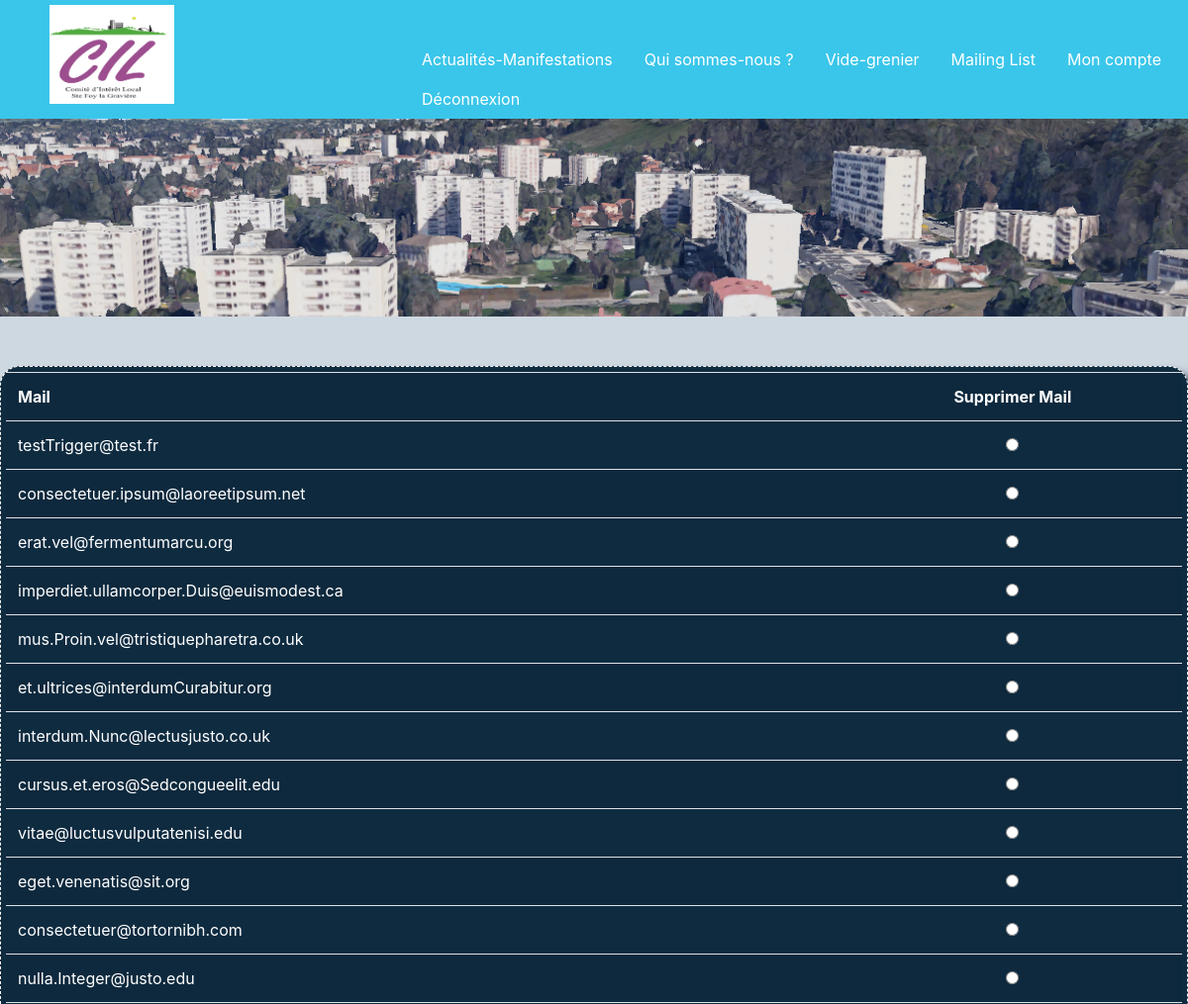
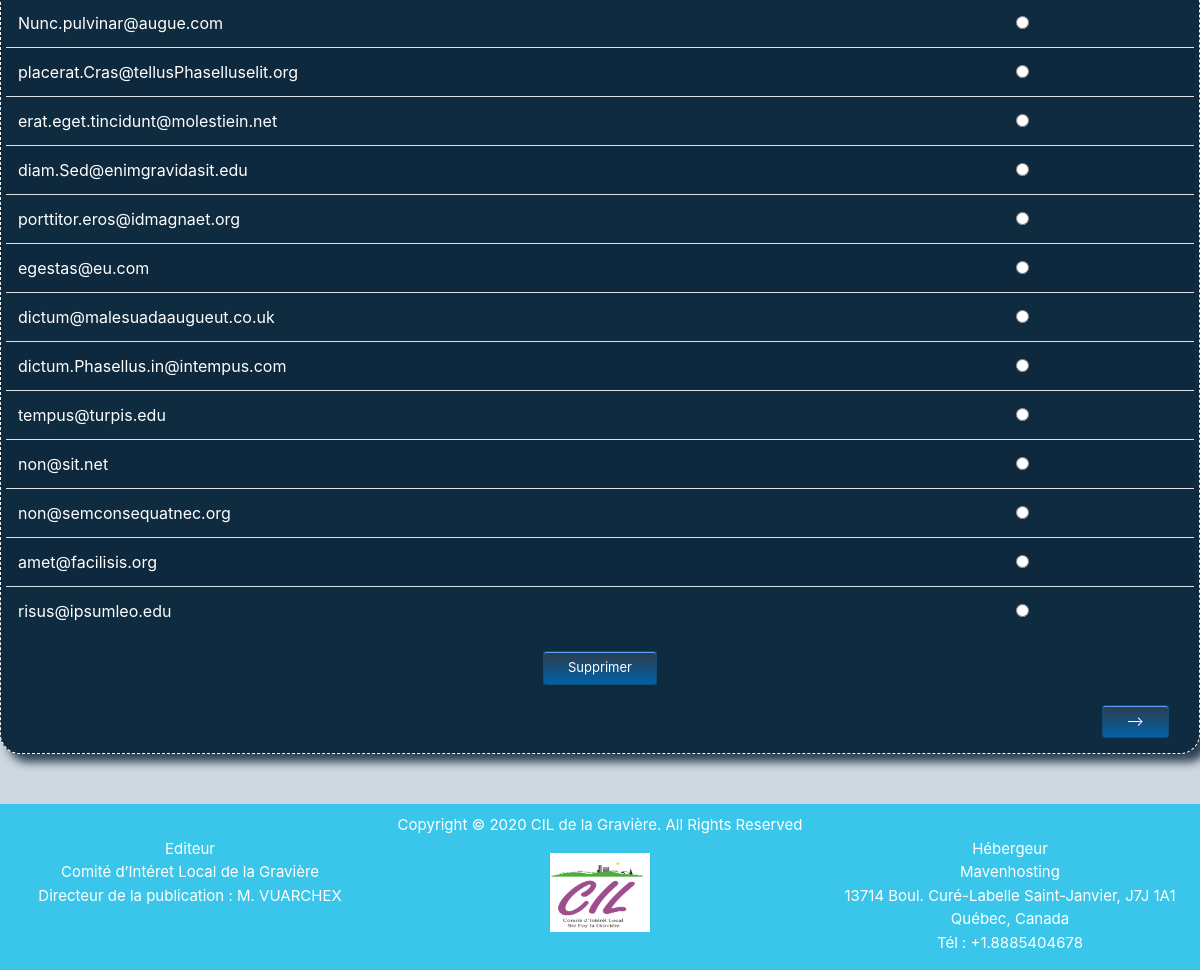
The app's page /Vide_grenier_V0.2/php/admin_mailing.php (signed in), older data (2 pictures, top to bottom).
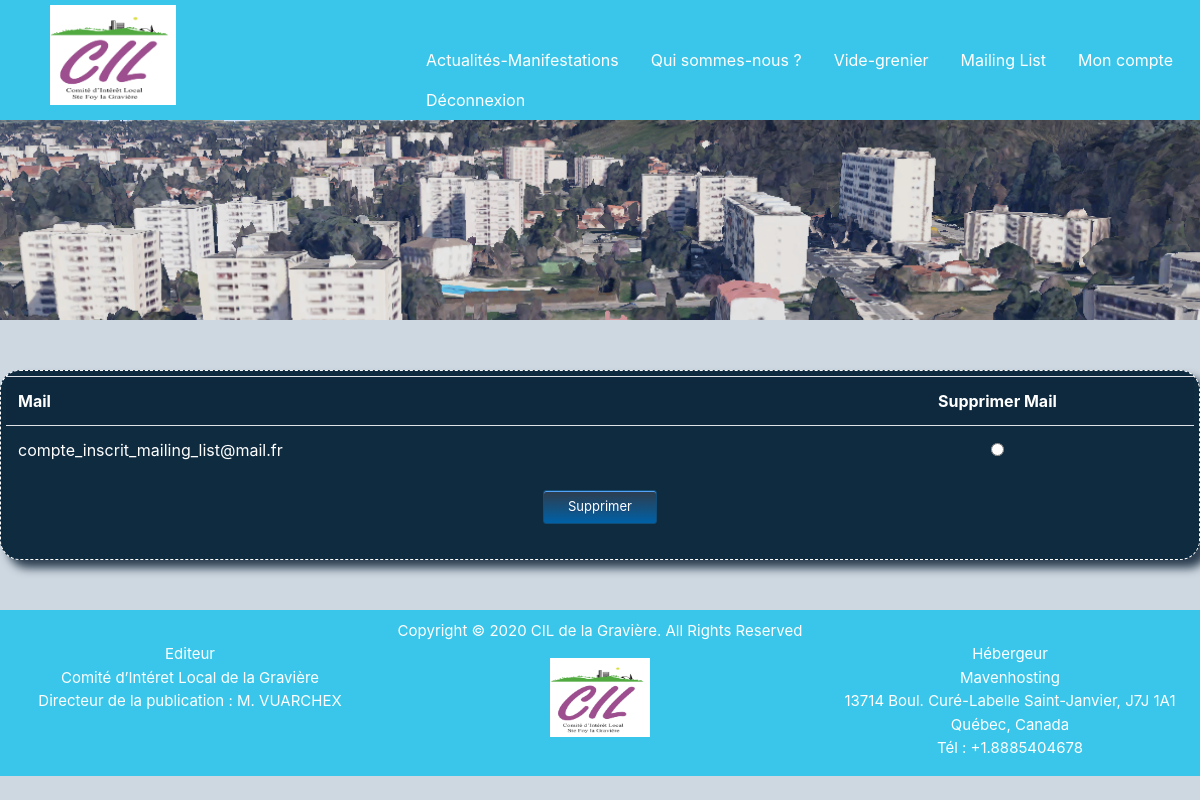
The same page, newer data.
### tables this page shows
CREATE TABLE `mailing_list` (
    `ID_ML` int(11) PRIMARY KEY NOT NULL AUTO_INCREMENT, 
    `MAIL_ML` varchar(50) DEFAULT NULL
  );

### Vide_grenier_V0.2/php/admin_mailing.php (the view, shortened to what this page needs)
<?php
if (isset($_SESSION['id_util']) && $_SESSION["admin"] == 1) {
?>
    <!DOCTYPE html>
    <html lang="fr">
    <head>
        <link rel="stylesheet" href="../css/bootstrap.min.css">
        <link rel="stylesheet" href="../css/monstyle.css">
    </head>
    <body>
        <?php
        include 'inc_header.php';
        ?>
        <main id="listeMail">
            <?php
            try {
                include 'inc_bdd.php';
                $countMail = "SELECT COUNT(*) FROM mailing_list";
                $resultatCount = $base->prepare($countMail);
                $resultatCount->execute();
                $nbrMail = $resultatCount->fetchColumn();
                $nbrPage = (int) ($nbrMail / 25) + 1;
                if (isset($_GET['page'])) {
                    $page = $_GET['page'];
                } else {
                    $page = 1;
                }
                $nbrLigneBase = ($page - 1) * 3;
                $select_mail =  "SELECT * FROM mailing_list LIMIT $nbrLigneBase, 25";
                $resultat_select = $base->prepare($select_mail);
                $resultat_select->execute();
                $table = "<table class=\"table table-striped\"><tr><th>Mail</th><th class=\"text-center\">Supprimer Mail</th></tr>";
                while ($ligne = $resultat_select->fetch()) {
                    $table .= "<tr><td>" . $ligne['MAIL_ML'] . "</td><td class=\"text-center\"><input type=\"radio\" id=\"" . $ligne['ID_ML'] . "\" name=\"choix_ml\" value=\"" . $ligne['ID_ML'] . "\"></td>";
                }
                $table .= "</table>";
                echo "<section class = \"boxSite\">";
                echo "<form method=\"POST\" action=\"admin_erase_ml.php\" id=\"formSuppMl\">";
                echo $table;
                echo "<div class=\"text-center\"><button class=\"bouton\" type=\"submit\">Supprimer</button></div></form>";
                echo "<section class=\"row\" id=\"suivantPrecedent\">";
                if ($page != 1) {
                    echo "<div class=\"text-left col-md-6\"><a class=\"bouton\" href=\"admin_mailing.php?page=" . ($page - 1) . "\"><--</a></div>";
                } else {
                    echo "<div class=\"text-left col-md-6\"></div>";
                }
                if ($page != $nbrPage) {
                    echo "<div class=\"text-right col-md-6\"><a class=\"bouton\" href=\"admin_mailing.php?page=" . ($page + 1) . "\">--></a></div>";
                } else {
                    echo "<div class=\"text-right col-md-6\"></div>";
                }
                echo "</section>";
                echo "</section>";
            } catch (Exception $e) {
                die('Erreur : ' . $e->getMessage());
            } finally {
                $base = null;
            }
            ?>
        </main>
        <?php
        include 'inc_footer.php';
        ?>
    </body>
    </html>
<?php
} else {
    header("Location:accueil.php");
}
?>

### Vide_grenier_V0.2/php/inc_header.php
<header id="en_tete">
<div class="row">
    <div id="logo" class="col-md-4">
    <a href="accueil.php"><img id="logoHead" src="../images/logo.png" class="img-fluid" alt="Logo"></a>
    </div>
    <nav id="menu_nav" class="col-md-8">
        <ul class="nav nav-pills">
            <li class="nav-item"><a class="nav-link" href="accueil.php">Actualités-Manifestations</a></li>
            <li class="nav-item"><a class="nav-link" href="infoCIL.php">Qui sommes-nous ?</a></li>
            <li class="nav-item"><a class="nav-link" href="vide_grenier.php">Vide-grenier</a></li>
            <li class="nav-item"><a class="nav-link" href="mailing_list.php">Mailing List</a></li>
            <?php
            if (isset($_SESSION['id_util'])) {
                echo "<li class=\"nav-item\"><a class=\"nav-link\" href=\"mon_compte.php\">Mon compte</a></li>";
                echo "<li class=\"nav-item\"><a class=\"nav-link\" href=\"deconnexion.php\">Déconnexion</a></li>";
            } else {
                echo "<li class=\"nav-item\"><a class=\"nav-link\" href=\"inscription.php\">Rejoignez-nous</a></li>";
                echo "<li class=\"nav-item\"><a class=\"nav-link\" href=\"connexion.php\">Connexion</a></li>";
            }
            ?>
        </ul>
    </nav>
</div>
<img id="paysageHead" src="../images/paysage.png" class="img-fluid" alt="Panorama">
</header>

### Vide_grenier_V0.2/php/inc_footer.php
<footer class="footer">
    <p>Copyright © 2020 CIL de la Gravière. All Rights Reserved</p>
    <div class="row">
        <div class="col-md-4">
            <p>Editeur</p>
            <p>Comité d’Intéret Local de la Gravière</p>
            <p>Directeur de la publication : M. VUARCHEX</p>
        </div>
        <div class="col-md-4">
        <img src="../images/logo.png" class="img-fluid" alt="Logo">
        </div>
        <div class="col-md-4">
            <p>Hébergeur</p>
            <p>Mavenhosting</p>
            <p>13714 Boul. Curé-Labelle Saint-Janvier, J7J 1A1</p>
            <p>Québec, Canada</p>
            <p>Tél : +1.8885404678</p>
        </div>
    </div>
</footer>

### Vide_grenier_V0.2/css/monstyle.css (style rules this page uses)
html { position: relative; min-height: 100%; width: auto !important; overflow-x: hidden !important; background-color: #CED8E1; }
body { width: auto !important; overflow-x: hidden !important; background-color: #CED8E1; }
header { background-color: #3AC6EA; width: 100%; }
#paysageHead { max-height: 200px; object-fit: cover; width: 100%; height: auto; }
#logoHead { height: 100px; margin: 5px 0 5px 50px; }
#logo a { text-decoration: none; }
#menu_nav { margin-top: 40px; }
#en_tete .nav-link, #logo, #logo a { color: white; }
.footer { bottom: 0; width: 100%; background-color: #3AC6EA; color: #FFFFFF; text-align: center; font-size: 15px; padding-top: 10px; }
footer div p { margin-top: -15px; }
footer img { width: 100px; }
.boxSite { border-radius: 20px; border: 1px white dashed; box-shadow: 8px 8px 10px #2C3E50; margin: 50px auto; background-color: #0F2B40; color: white; padding: 5px; }
.bouton { box-shadow: inset 0px 1px 0px 0px #54a3f7; background: linear-gradient(to bottom, #2C3E50 5%, #0061a7 100%); background-color: #2C3E50; border-radius: 3px; border: 1px solid #124d77; display: inline-block; cursor: pointer; color: #ffffff; font-size: 13px; padding: 6px 24px; text-decoration: none; text-shadow: 0px 1px 0px #154682; }
.table-striped { color: white !important; }
#suivantPrecedent { margin: 20px 0 10px 0; padding: 0 10px; }

Row changes from the older to the newer data that the page shows:
removed mailing_list: MAIL_ML "testTrigger@test.fr"
removed mailing_list: MAIL_ML "consectetuer.ipsum@laoreetipsum.net"
removed mailing_list: MAIL_ML "erat.vel@fermentumarcu.org"
removed mailing_list: MAIL_ML "imperdiet.ullamcorper.Duis@euismodest.ca"
removed mailing_list: MAIL_ML "mus.Proin.vel@tristiquepharetra.co.uk"
removed mailing_list: MAIL_ML "et.ultrices@interdumCurabitur.org"
removed mailing_list: MAIL_ML "interdum.Nunc@lectusjusto.co.uk"
removed mailing_list: MAIL_ML "cursus.et.eros@Sedcongueelit.edu"
removed mailing_list: MAIL_ML "vitae@luctusvulputatenisi.edu"
removed mailing_list: MAIL_ML "eget.venenatis@sit.org"
removed mailing_list: MAIL_ML "consectetuer@tortornibh.com"
removed mailing_list: MAIL_ML "nulla.Integer@justo.edu"
removed mailing_list: MAIL_ML "Nunc.pulvinar@augue.com"
removed mailing_list: MAIL_ML "placerat.Cras@tellusPhaselluselit.org"
removed mailing_list: MAIL_ML "erat.eget.tincidunt@molestiein.net"
removed mailing_list: MAIL_ML "diam.Sed@enimgravidasit.edu"
removed mailing_list: MAIL_ML "porttitor.eros@idmagnaet.org"
removed mailing_list: MAIL_ML "egestas@eu.com"
removed mailing_list: MAIL_ML "dictum@malesuadaaugueut.co.uk"
removed mailing_list: MAIL_ML "dictum.Phasellus.in@intempus.com"
removed mailing_list: MAIL_ML "tempus@turpis.edu"
removed mailing_list: MAIL_ML "non@sit.net"
removed mailing_list: MAIL_ML "non@semconsequatnec.org"
removed mailing_list: MAIL_ML "amet@facilisis.org"
removed mailing_list: MAIL_ML "risus@ipsumleo.edu"
now on this page (row edited): mailing_list: MAIL_ML "compte_inscrit_mailing_list@mail.fr"
